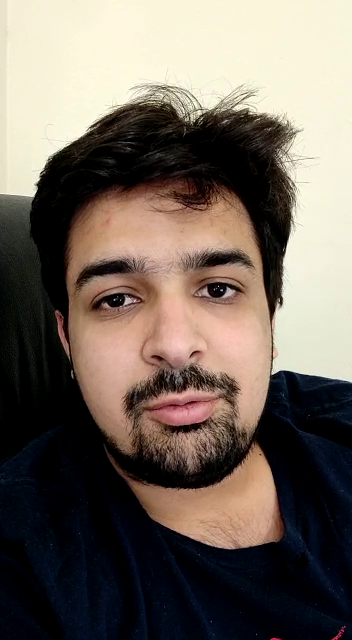
#> input picture frame 10 of FaceSwap/Images/1.mp4, 352 x 640 px, given in place of output-1.avi, which was not available
$ python test.py
#> lines starting #> are read from the running program, lines starting #| are printed output that depends on the picture; pictures that were not available may be replaced by others from this repository, and a replacement may not be noted
import numpy as np
import cv2
from matplotlib import pyplot as plt

cap = cv2.VideoCapture('output-1.avi')
length = int(cap.get(cv2.CAP_PROP_FRAME_COUNT))

# create a list of first 5 frames
img1 = [cap.read()[1] for i in xrange(length)]
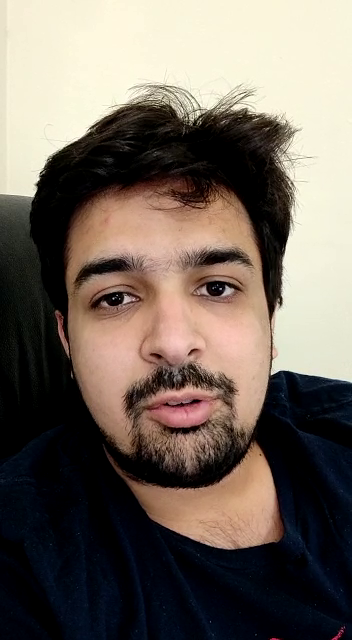
#> input picture frame 12 of FaceSwap/Images/1.mp4, 352 x 640 px, given in place of output-1.avi, which was not available
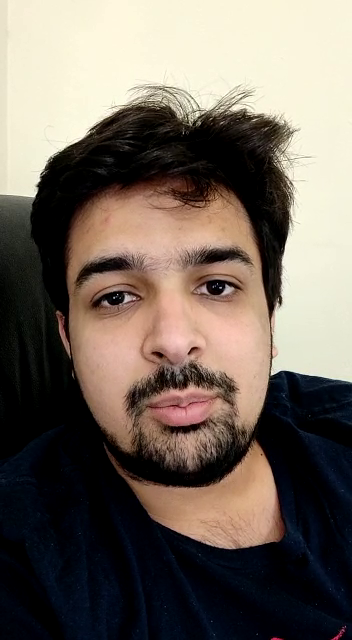
#> input picture frame 18 of FaceSwap/Images/1.mp4, 352 x 640 px, given in place of output-1.avi, which was not available
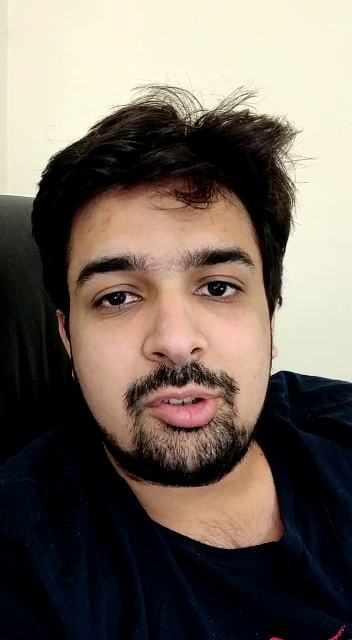
#> input picture frame 24 of FaceSwap/Images/1.mp4, 352 x 640 px, given in place of output-1.avi, which was not available
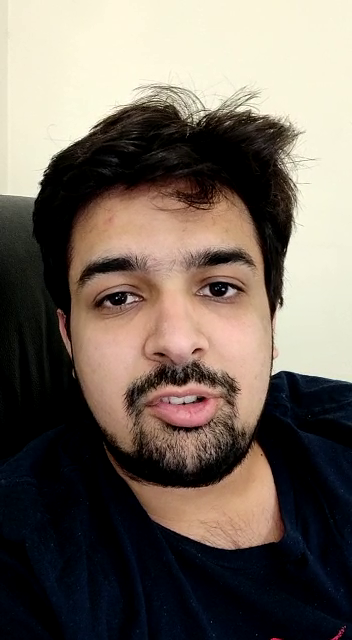
#> input picture frame 26 of FaceSwap/Images/1.mp4, 352 x 640 px, given in place of output-1.avi, which was not available
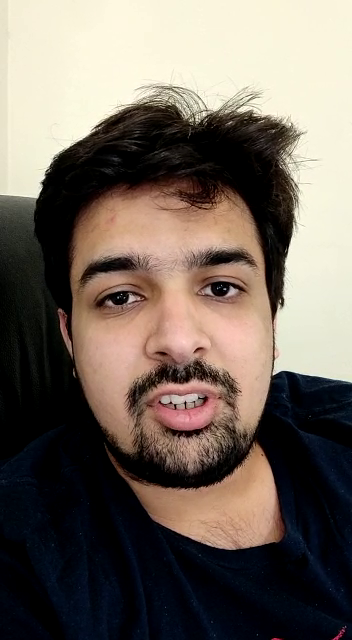
#> input picture frame 30 of FaceSwap/Images/1.mp4, 352 x 640 px, given in place of output-1.avi, which was not available
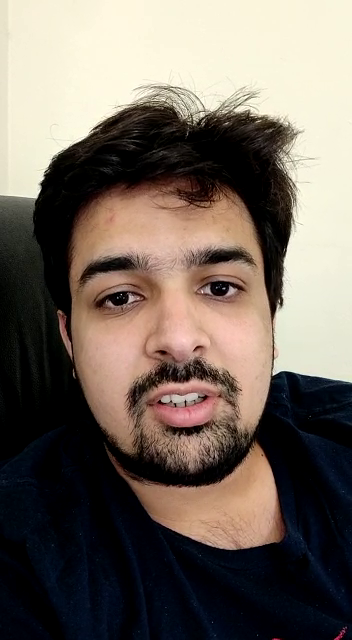
#> input picture frame 37 of FaceSwap/Images/1.mp4, 352 x 640 px, given in place of output-1.avi, which was not available
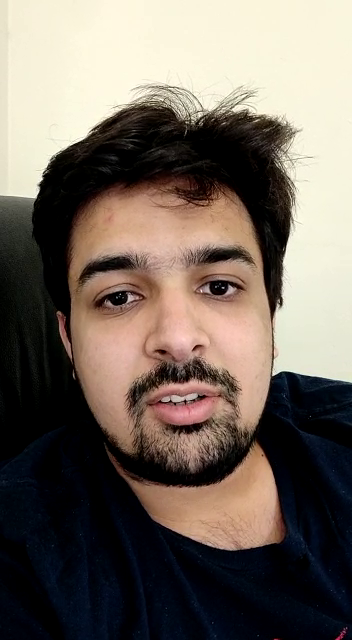
#> input picture frame 39 of FaceSwap/Images/1.mp4, 352 x 640 px, given in place of output-1.avi, which was not available
height = img1[0].shape[0]
width = img1[0].shape[1]
print(width,height)
fourcc = cv2.VideoWriter_fourcc('M', 'J', 'P', 'G')
t="gray"
out = cv2.VideoWriter('output-{}.avi'.format(t),fourcc, 20, (width,height))
print(len(img1))
for k in xrange(len(img1)-5):

	# convert all to grayscale
	img = [img1[j+k] for j in xrange(5)]

	# gray = [cv2.cvtColor(i, cv2.COLOR_BGR2GRAY) for i in img]

	# convert all to float64
	gray = [np.float64(i) for i in img]

	# create a noise of variance 25
	noise = np.random.randn(*gray[1].shape)*10

	# Add this noise to images
	noisy = [i+noise for i in gray]

	# Convert back to uint8
	noisy = [np.uint8(np.clip(i,0,255)) for i in noisy]

	# Denoise 3rd frame considering all the 5 frames
	dst = cv2.fastNlMeansDenoisingColoredMulti(noisy, 2, 5, None, 4, 7, 35)
	# [8 lines of commented-out code are left out]


	out.write(dst)

# [4 lines of commented-out code are left out]

$ run again, starting later in the video
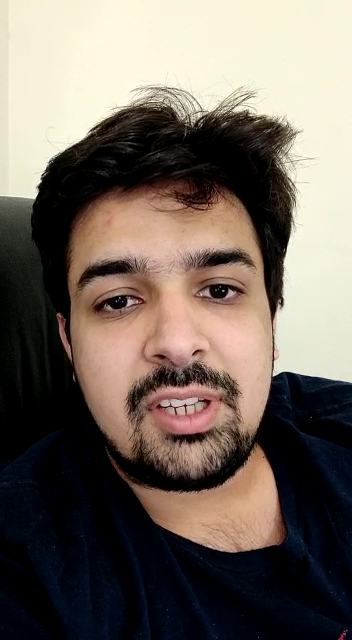
#> input picture frame 47 of FaceSwap/Images/1.mp4, 352 x 640 px, given in place of output-1.avi, which was not available
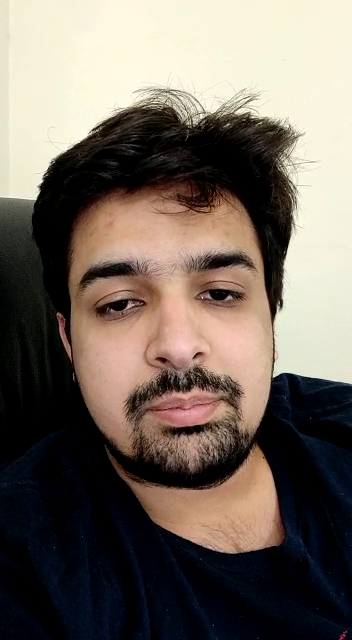
#> input picture frame 72 of FaceSwap/Images/1.mp4, 352 x 640 px, given in place of output-1.avi, which was not available
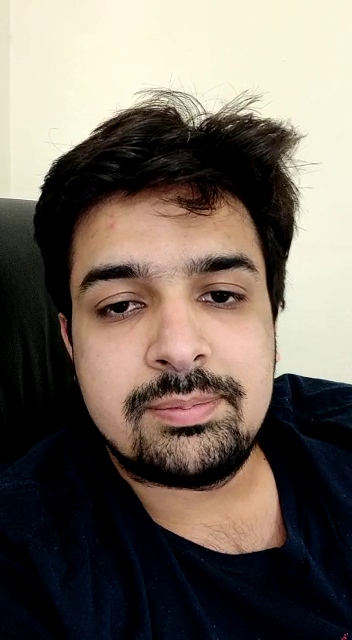
#> input picture frame 76 of FaceSwap/Images/1.mp4, 352 x 640 px, given in place of output-1.avi, which was not available

$ run again, starting later in the video
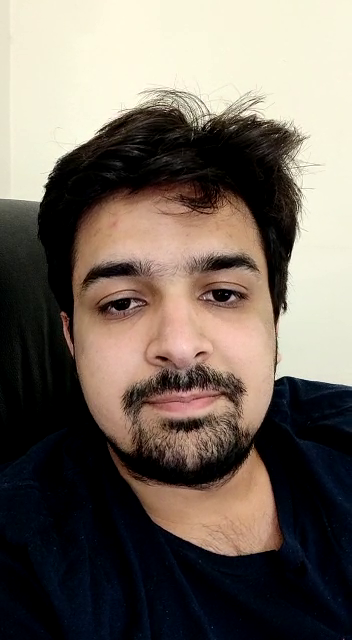
#> input picture frame 84 of FaceSwap/Images/1.mp4, 352 x 640 px, given in place of output-1.avi, which was not available
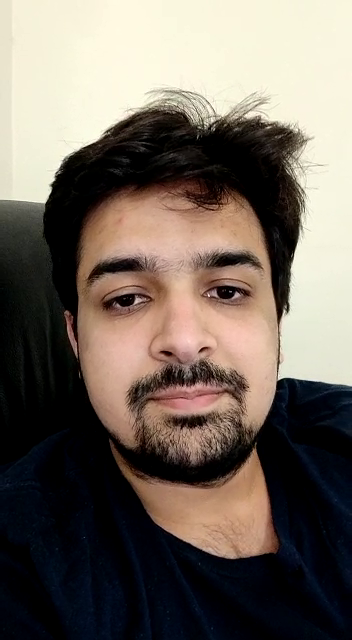
#> input picture frame 89 of FaceSwap/Images/1.mp4, 352 x 640 px, given in place of output-1.avi, which was not available
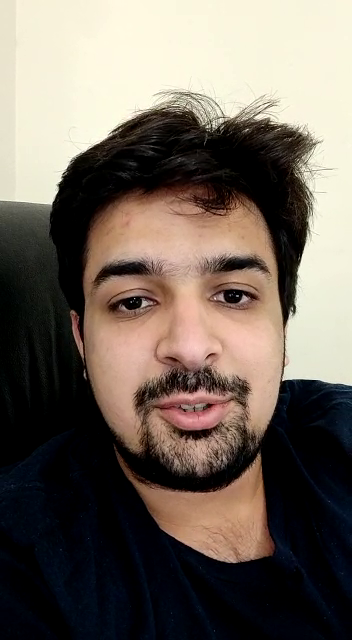
#> input picture frame 104 of FaceSwap/Images/1.mp4, 352 x 640 px, given in place of output-1.avi, which was not available
